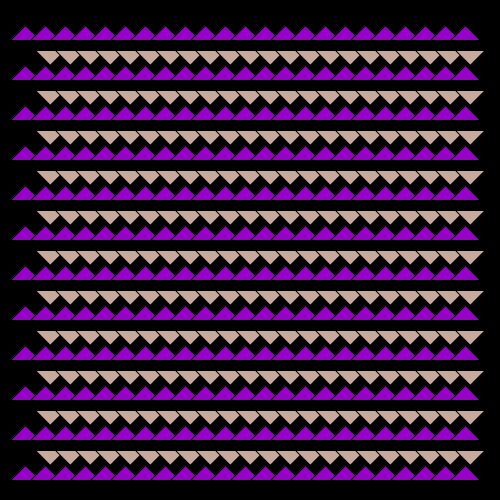
Frame 1 (no input)
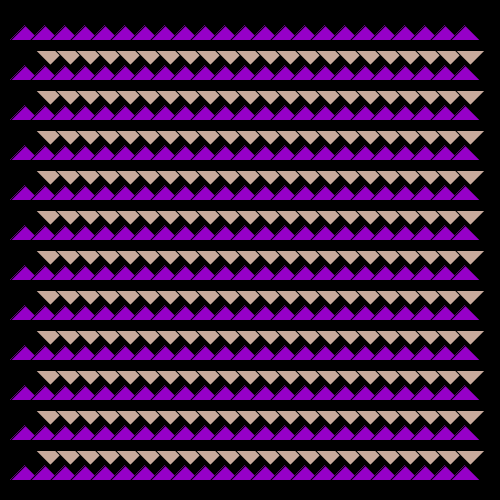
Frame 60 (the mouse pressed at the canvas centre just before this capture)
Frame 120 (the mouse held since frame 60 and released just before this capture): identical to frame 60, image omitted

The Processing sketch that drew these frames (run headless with seeded random() and noise(); from frame 60 on, the mouse is pressed at the canvas centre):

// Processing sketch: exercise_3_2
// ── exercise_3_2.pde

void setup(){
  size (500, 500);
  background (0);
}

void draw(){
  for (int x = 25; x <= 475; x += 20){
    for (int y = 25; y <= 475; y +=40){
      fill(150, 0, 200);
      triangle ( x-15, y+15, x, y, x+15, y+15);
    }
  }
  for (int x = 50; x <= 475; x += 20){
    for (int y = 65; y <= 475; y +=40){
      fill(200, 170, 156);
      triangle ( x-15, y-15, x, y, x+15, y-15);
    }
  }
}
